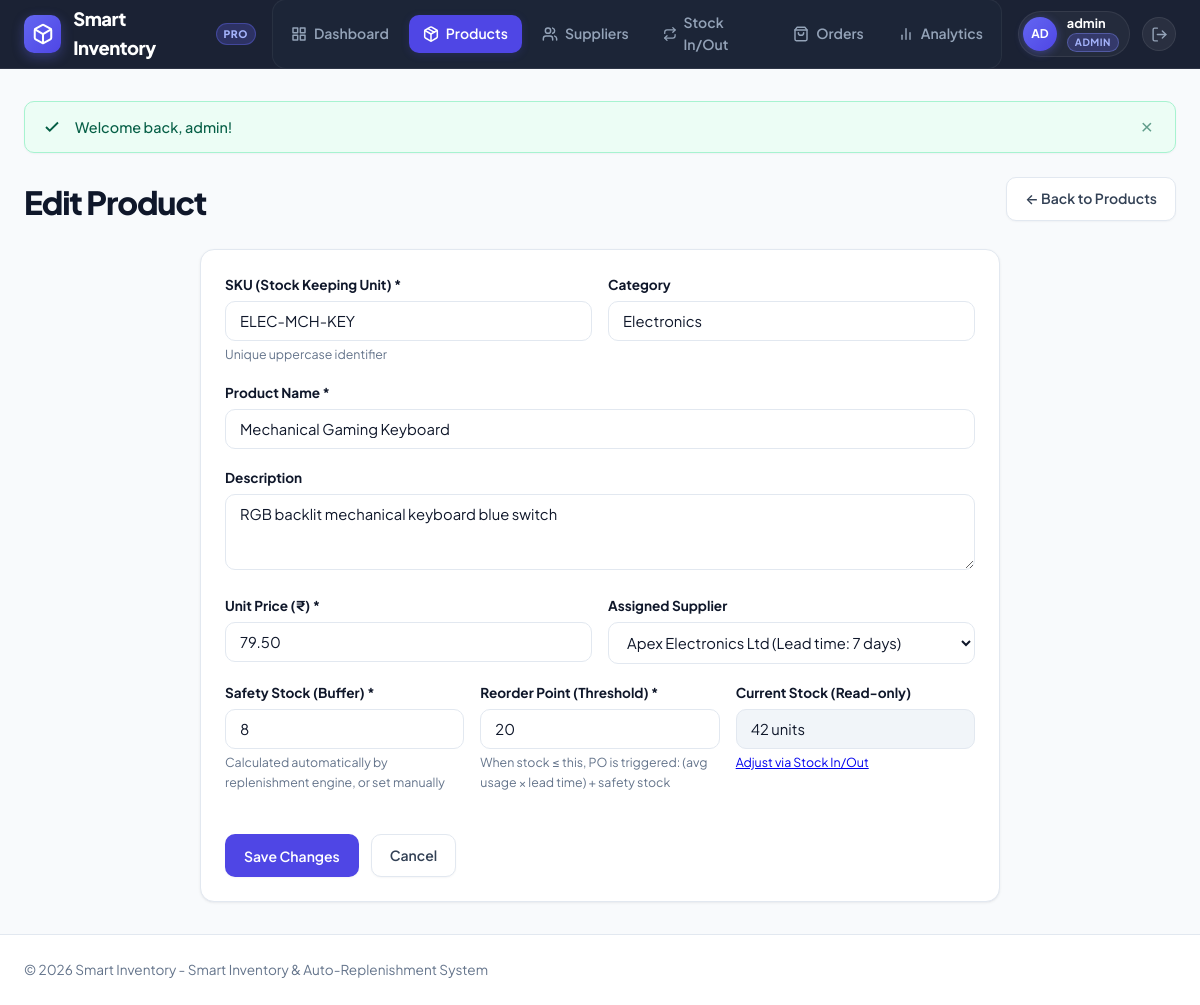
The page /product_form.php?id=2 (signed in) on the database its author committed.
### tables this page shows
CREATE TABLE products (
    id INT AUTO_INCREMENT PRIMARY KEY,
    sku VARCHAR(50) NOT NULL UNIQUE,
    name VARCHAR(150) NOT NULL,
    description TEXT,
    category VARCHAR(100),
    unit_price DECIMAL(10,2) NOT NULL DEFAULT 0.00,
    stock INT NOT NULL DEFAULT 0,
    reorder_point INT NOT NULL DEFAULT 0,
    safety_stock INT NOT NULL DEFAULT 0,
    supplier_id INT,
    created_at TIMESTAMP DEFAULT CURRENT_TIMESTAMP,
    CONSTRAINT fk_products_supplier FOREIGN KEY (supplier_id) REFERENCES suppliers(id) ON DELETE SET NULL
);

CREATE TABLE suppliers (
    id INT AUTO_INCREMENT PRIMARY KEY,
    name VARCHAR(100) NOT NULL,
    contact_email VARCHAR(100),
    phone VARCHAR(30),
    address TEXT,
    lead_time_days INT NOT NULL DEFAULT 7,
    created_at TIMESTAMP DEFAULT CURRENT_TIMESTAMP
);

### includes/helpers.php (called while the page is built, shortened)
<?php
function e(?string $string): string {
    return htmlspecialchars((string)$string, ENT_QUOTES, 'UTF-8');
}

### public/product_form.php (the view, shortened to what this page needs)
<?php
require_once __DIR__ . '/../includes/helpers.php';
$db = getDB();
$id = isset($_GET['id']) ? (int)$_GET['id'] : 0;
$isEdit = $id > 0;
$product = [
    'sku'           => '',
    'name'          => '',
    'description'   => '',
    'category'      => '',
    'unit_price'    => '0.00',
    'stock'         => 0,
    'reorder_point' => 10,
    'safety_stock'  => 5,
    'supplier_id'   => '',
];
if ($isEdit) {
    $stmt = $db->prepare('SELECT * FROM products WHERE id = ?');
    $stmt->execute([$id]);
    $fetched = $stmt->fetch();
    $product = $fetched;
}
$suppliersStmt = $db->query('SELECT id, name, lead_time_days FROM suppliers ORDER BY name ASC');
$suppliers = $suppliersStmt->fetchAll();
require_once __DIR__ . '/../includes/header.php';
?>
<div class="page-header">
    <h1 class="page-title"><?= $isEdit ? 'Edit Product' : 'Add New Product' ?></h1>
    <a href="products.php" class="btn btn-secondary">&larr; Back to Products</a>
</div>
<div class="card" style="max-width: 800px; margin: 0 auto;">
    <form method="POST" action="product_form.php<?= $isEdit ? '?id=' . $id : '' ?>">
        <div class="form-row">
            <div class="form-group">
                <label for="sku">SKU (Stock Keeping Unit) *</label>
                <input type="text" id="sku" name="sku" class="form-control" placeholder="e.g. ELEC-WLS-MOU" value="<?= e($product['sku']) ?>" required>
                <div class="form-help">Unique uppercase identifier</div>
            </div>
            <div class="form-group">
                <label for="category">Category</label>
                <input type="text" id="category" name="category" class="form-control" placeholder="e.g. Electronics, Office Supplies" value="<?= e($product['category']) ?>" list="categories-list">
            </div>
        </div>
        <div class="form-group">
            <label for="name">Product Name *</label>
            <input type="text" id="name" name="name" class="form-control" placeholder="e.g. Wireless Ergonomic Mouse" value="<?= e($product['name']) ?>" required>
        </div>
        <div class="form-group">
            <label for="description">Description</label>
            <textarea id="description" name="description" class="form-control" rows="3" placeholder="Detailed product specifications, notes, packaging details..."><?= e($product['description']) ?></textarea>
        </div>
        <div class="form-row">
            <div class="form-group">
                <label for="unit_price">Unit Price (₹) *</label>
                <input type="number" id="unit_price" name="unit_price" class="form-control" step="0.01" min="0" value="<?= e($product['unit_price']) ?>" required>
            </div>
            <div class="form-group">
                <label for="supplier_id">Assigned Supplier</label>
                <select id="supplier_id" name="supplier_id" class="form-control">
                    <?php foreach ($suppliers as $sup): ?>
                        <option value="<?= (int)$sup['id'] ?>" <?= ((string)$product['supplier_id'] === (string)$sup['id']) ? 'selected' : '' ?>>
                            <?= e($sup['name']) ?> (Lead time: <?= e($sup['lead_time_days']) ?> days)
                        </option>
                    <?php endforeach; ?>
                </select>
            </div>
        </div>
        <div class="form-row">
            <div class="form-group">
                <label for="safety_stock">Safety Stock (Buffer) *</label>
                <input type="number" id="safety_stock" name="safety_stock" class="form-control" min="0" value="<?= e($product['safety_stock']) ?>" required>
                <div class="form-help">Calculated automatically by replenishment engine, or set manually</div>
            </div>
            <div class="form-group">
                <label for="reorder_point">Reorder Point (Threshold) *</label>
                <input type="number" id="reorder_point" name="reorder_point" class="form-control" min="0" value="<?= e($product['reorder_point']) ?>" required>
                <div class="form-help">When stock ≤ this, PO is triggered: (avg usage × lead time) + safety stock</div>
            </div>
            <?php if (!$isEdit): ?>
                <div class="form-group">
                    <label for="initial_stock">Initial Stock Quantity</label>
                    <input type="number" id="initial_stock" name="initial_stock" class="form-control" min="0" value="0">
                    <div class="form-help">Will generate an initial 'IN' movement</div>
                </div>
            <?php else: ?>
                <div class="form-group">
                    <label>Current Stock (Read-only)</label>
                    <input type="text" class="form-control" value="<?= e($product['stock']) ?> units" disabled style="background:#f1f5f9;">
                    <div class="form-help"><a href="stock_movement.php">Adjust via Stock In/Out</a></div>
                </div>
            <?php endif; ?>
        </div>
        <div style="margin-top: 24px; display: flex; gap: 12px;">
            <button type="submit" class="btn btn-primary"><?= $isEdit ? 'Save Changes' : 'Create Product' ?></button>
            <a href="products.php" class="btn btn-secondary">Cancel</a>
        </div>
    </form>
</div>
<?php require_once __DIR__ . '/../includes/footer.php'; ?>

### public/assets/css/style.css (style rules this page uses)
:root { --primary: #4f46e5; --primary-hover: #4338ca; --primary-light: #eef2ff; --primary-glow: rgba(79, 70, 229, 0.18); --success: #10b981; --success-hover: #059669; --success-light: #ecfdf5; --success-glow: rgba(16, 185, 129, 0.16); --danger: #ef4444; --danger-hover: #dc2626; --danger-light: #fef2f2; --danger-glow: rgba(239, 68, 68, 0.16); --warning: #f59e0b; --warning-hover: #d97706; --warning-light: #fffbeb; --warning-glow: rgba(245, 158, 11, 0.16); --info: #0ea5e9; --info-light: #f0f9ff; --dark: #0f172a; --slate-800: #1e293b; --slate-700: #334155; --slate-600: #475569; --muted: #64748b; --border: #e2e8f0; --border-light: #f1f5f9; --bg: #f8fafc; --card: #ffffff; --shadow-xs: 0 1px 2px 0 rgba(15, 23, 42, 0.04); --shadow-sm: 0 1px 3px 0 rgba(15, 23, 42, 0.06), 0 1px 2px -1px rgba(15, 23, 42, 0.06); --shadow: 0 4px 6px -1px rgba(15, 23, 42, 0.06), 0 2px 4px -2px rgba(15, 23, 42, 0.06); --shadow-md: 0 10px 15px -3px rgba(15, 23, 42, 0.06), 0 4px 6px -4px rgba(15, 23, 42, 0.04); --shadow-lg: 0 20px 25px -5px rgba(15, 23, 42, 0.08), 0 8px 10px -6px rgba(15, 23, 42, 0.04); --font-sans: 'Plus Jakarta Sans', -apple-system, BlinkMacSystemFont, "Segoe UI", Roboto, sans-serif; --font-mono: 'JetBrains Mono', monospace; --radius-sm: 6px; --radius: 10px; --radius-md: 14px; --radius-lg: 18px; --radius-full: 9999px; }
* { box-sizing: border-box; margin: 0; padding: 0; }
body { font-family: var(--font-sans); background-color: var(--bg); color: var(--slate-700); line-height: 1.55; -webkit-font-smoothing: antialiased; -moz-osx-font-smoothing: grayscale; min-height: 100vh; display: flex; flex-direction: column; }
.page-header { display: flex; justify-content: space-between; align-items: flex-end; margin-bottom: 28px; flex-wrap: wrap; gap: 16px; }
.page-title { font-size: 2rem; font-weight: 800; letter-spacing: -0.035em; color: var(--dark); line-height: 1.2; }
.card { background: var(--card); border: 1px solid var(--border); border-radius: var(--radius-md); box-shadow: var(--shadow-sm); padding: 24px; margin-bottom: 28px; }
.btn { display: inline-flex; align-items: center; justify-content: center; gap: 8px; padding: 10px 18px; font-family: var(--font-sans); font-size: 0.875rem; font-weight: 600; border-radius: var(--radius); border: 1px solid transparent; cursor: pointer; text-decoration: none; transition: all 0.2s cubic-bezier(0.16, 1, 0.3, 1); box-shadow: var(--shadow-xs); }
.btn-primary { background: var(--primary); color: #ffffff; }
.btn-secondary { background: #ffffff; color: var(--slate-700); border-color: var(--border); }
.form-group { margin-bottom: 18px; }
.form-group label { display: block; font-size: 0.85rem; font-weight: 700; margin-bottom: 6px; color: var(--dark); }
.form-control { width: 100%; padding: 10px 14px; font-family: var(--font-sans); font-size: 0.925rem; border: 1px solid var(--border); border-radius: var(--radius); background: #ffffff; color: var(--dark); transition: all 0.2s ease; }
.form-row { display: grid; grid-template-columns: repeat(auto-fit, minmax(220px, 1fr)); gap: 16px; }
.form-help { font-size: 0.775rem; color: var(--muted); margin-top: 4px; }

### rows shown on the page
products: sku "ELEC-MCH-KEY", category "Electronics", name "Mechanical Gaming Keyboard", description "RGB backlit mechanical keyboard blue switch", unit_price "79.50", supplier_id "Apex Electronics Ltd (Lead time: 7 days)", safety_stock "8", reorder_point "20", stock "42 units"

### other values the page prints
APP_NAME "Smart Inventory"
$initials "AD"
$currentUser['username'] "admin"
$flash['message'] "Welcome back, admin!"
